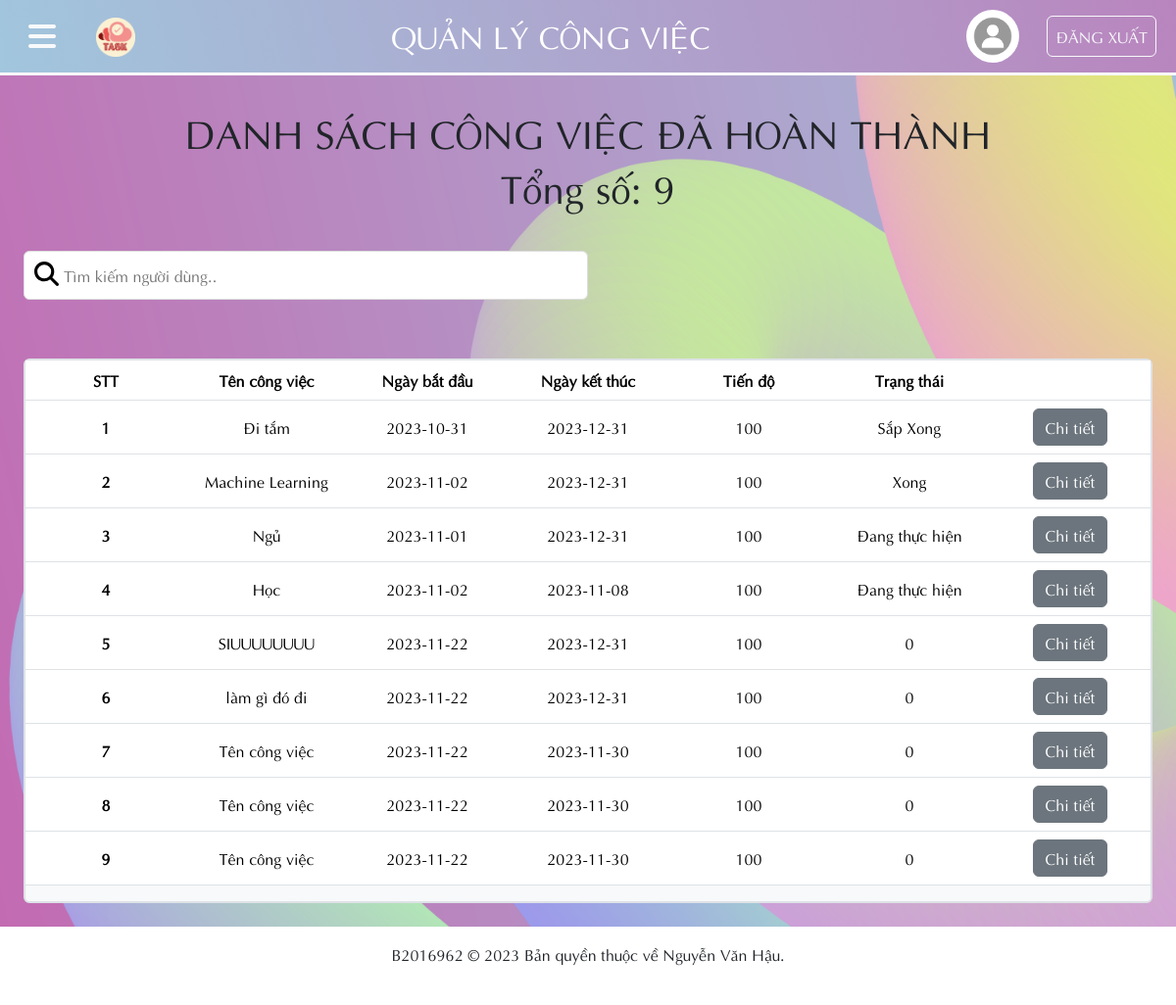
Page /User/nd_cv_hoanthanh.php (signed in) on the committed database.
### tables this page shows
CREATE TABLE `congviec` (
  `CV_MA` int(10) NOT NULL,
  `CV_TEN` varchar(50) NOT NULL,
  `CV_NGAYBATDAU` date NOT NULL,
  `CV_NGAYKETTHUC` date NOT NULL,
  `CV_NOIDUNG` text NOT NULL,
  `CV_TIENDO` varchar(50) NOT NULL,
  `CV_TRANGTHAICV` varchar(50) NOT NULL,
  `CV_NGAYTAO` date NOT NULL,
  `CV_NTH` int(10) NOT NULL,
  `CV_NGS` int(10) NOT NULL,
  `LCV_MA` int(10) NOT NULL
);

### User/nd_cv_hoanthanh.php (the view, shortened to what this page needs)
<?php include_once '../condb/condb.php';
$email = $_SESSION['nguoidung'];
$query = "select * from nguoidung where ND_EMAIL ='$email'";
$sql = mysqli_query($conn, $query);
$nguoidung = mysqli_fetch_assoc($sql);
$nd_ma = $nguoidung['ND_MA'];
?>
<!DOCTYPE html>
<html lang="en">
<head>
    <link href="../styles/style.css?v=<?php echo time(); ?>" rel="stylesheet" type="text/css" />
    <link href="https://cdn.jsdelivr.net/npm/bootstrap@5.3.2/dist/css/bootstrap.min.css" rel="stylesheet"
>
    <link rel="stylesheet" href="https://cdnjs.cloudflare.com/ajax/libs/font-awesome/6.4.2/css/all.min.css">
</head>
<body>
    <header>
        <nav class=" navbar navbar-expand custom_navbar_bg fixed-top border-bottom border-light border-3">
            <button class=" btn mx-3" type="button" data-bs-toggle="offcanvas" data-bs-target="#sidebar_content" aria-controls="sidebar_content">
                <i class="fa-solid fs-2 text-light fa-bars"></i>
            </button>
            <div class="container-fluid">
                <a class="navbar-brand text-white fs-4" href="nguoidung.php"><img src="../image/logo.png" style="width: 40px;" class="w3-circle"></a>
                <a class="navbar-brand text-white fs-2"> QUẢN LÝ CÔNG VIỆC </a>
                <div class="">
                    <a href="#"><img class="rounded-circle me-4" width="54px" src="../Image/default_avatar.jpg" alt="Profile Picture"></a>
                    <a class="btn btn-outline-light px-2 py-2 me-2" href="dangxuat.php" role="button">ĐĂNG XUẤT</a>
                </div>
            </div>
        </nav>
    </header>
    <main>
        <?php
    $query_cv = "select * from congviec where CV_NTH =$nd_ma and CV_TIENDO = 100";
    $ds_cv = mysqli_query($conn, $query_cv);
    $soluong_cv = $ds_cv->num_rows;
    ?>
        <div class="container  text-dark w-80 rounded-4 p-2">
            <h1 class="text-center ">DANH SÁCH CÔNG VIỆC ĐÃ HOÀN THÀNH</h1>
            <h1 class="text-center ">Tổng số: <?php echo $soluong_cv;?></h1>
        </div>
        <div class="rounded p-4 d-flex justify-content-sm-between">
            <input class="rounded-2" type="text" id="searchBar" placeholder="Tìm kiếm người dùng.." title="Nhập thông tin người dùng">
        </div>
        <div class="m-4 ms-4 table_container rounded bg-light border border-2">
            <table id="dataTable" class="table text-center align-middle">
                <thead class="align-middle">
                    <tr>
                        <th scope="col">STT</th>
                        <th scope="col">Tên công việc</th>
                        <th scope="col">Ngày bắt đầu</th>
                        <th scope="col">Ngày kết thúc</th>
                        <th scope="col">Tiến độ</th>
                        <th scope="col">Trạng thái</th>
                        <th scope="col"></th>
                    </tr>
                </thead>
                <tbody>
                    <?php
$i = 1;
while ($cv = mysqli_fetch_assoc($ds_cv)):
    ?>
                    <tr>
                        <th scope="row">
                            <?php echo $i;
    $i += 1; ?>
                        </th>
                        <td>
                            <?php echo $cv['CV_TEN']; ?>
                        </td>
                        <td>
                            <?php echo $cv['CV_NGAYBATDAU']; ?>
                        </td>
                        <td>
                            <?php echo $cv['CV_NGAYKETTHUC']; ?>
                        </td>
                        <td>
                            <?php echo $cv['CV_TIENDO']; ?>
                        </td>
                        <td>
                            <?php echo $cv['CV_TRANGTHAICV']; ?>
                        </td>
                        <td>
                            <button title="Chi tiết" type="button" class="btn-secondary btn" data-toggle="modal" data-target="#myModal">
                                Chi tiết
                            </button>
                        </td>
                    </tr>
                    <?php
endwhile;
?>
                </tbody>
            </table>
        </div>
        <footer class="footer_container d-flex justify-content-center p-3 text-dark">
            <p>B2016962 &copy; 2023 Bản quyền thuộc về Nguyễn Văn Hậu.</p>
        </footer>
    </main>
</body>
</html>

### styles/style.css (style rules this page uses)
* { margin: 0; padding: 0; box-sizing: border-box; font-family: Aptima; }
body { background-image: url(../Image/background.png); background-repeat: no-repeat; background-size: cover; background-attachment: fixed; }
nav { transition: all 0.2s ease-in-out; }
.custom_navbar_bg { background-image: linear-gradient(75deg, #a1c6dd 0%, #a1c6dd 0%, #b985be 100%); }
.footer_container { min-height: 80px; background-color: #ffffff; }
footer { background-color: rgba(225, 225, 225, 0.4); backdrop-filter: blur(10px); min-height: 60px; }
main { min-height: 620px; margin-top: 80px; padding-top: 24px; }
@media (min-width: 992px) { .container, .container-lg, .container-md, .container-sm { max-width: 960px; min-width: 700px; } }
#searchBar { background-image: url(../Image/SearchIcon.svg); background-position: 10px 10px; background-size: 25px; background-repeat: no-repeat; width: 50%; font-size: 16px; padding: 12px 20px 12px 40px; border: 1px solid #ddd; margin-bottom: 12px; }
table { width: 100%; }
thead, tbody tr { display: table; width: 100%; table-layout: fixed; }
tbody { display: block; overflow-y: auto; table-layout: fixed; max-height: 500px; }
.table_container { min-height: 360px; }

### rows in the picture
congviec: CV_TEN "Đi tắm", CV_NGAYBATDAU "2023-10-31", CV_NGAYKETTHUC "2023-12-31", CV_TIENDO "100", CV_TRANGTHAICV "Sắp Xong"
congviec: CV_TEN "Machine Learning", CV_NGAYBATDAU "2023-11-02", CV_NGAYKETTHUC "2023-12-31", CV_TIENDO "100", CV_TRANGTHAICV "Xong"
congviec: CV_TEN "Ngủ", CV_NGAYBATDAU "2023-11-01", CV_NGAYKETTHUC "2023-12-31", CV_TIENDO "100", CV_TRANGTHAICV "Đang thực hiện"
congviec: CV_TEN "Học", CV_NGAYBATDAU "2023-11-02", CV_NGAYKETTHUC "2023-11-08", CV_TIENDO "100", CV_TRANGTHAICV "Đang thực hiện"
congviec: CV_TEN "SIUUUUUUUU", CV_NGAYBATDAU "2023-11-22", CV_NGAYKETTHUC "2023-12-31", CV_TIENDO "100", CV_TRANGTHAICV "0"
congviec: CV_TEN "làm gì đó đi", CV_NGAYBATDAU "2023-11-22", CV_NGAYKETTHUC "2023-12-31", CV_TIENDO "100", CV_TRANGTHAICV "0"
congviec: CV_TEN "Tên công việc", CV_NGAYBATDAU "2023-11-22", CV_NGAYKETTHUC "2023-11-30", CV_TIENDO "100", CV_TRANGTHAICV "0"
congviec: CV_TEN "Tên công việc", CV_NGAYBATDAU "2023-11-22", CV_NGAYKETTHUC "2023-11-30", CV_TIENDO "100", CV_TRANGTHAICV "0"
congviec: CV_TEN "Tên công việc", CV_NGAYBATDAU "2023-11-22", CV_NGAYKETTHUC "2023-11-30", CV_TIENDO "100", CV_TRANGTHAICV "0"

### other values in the picture
$soluong_cv "9"
